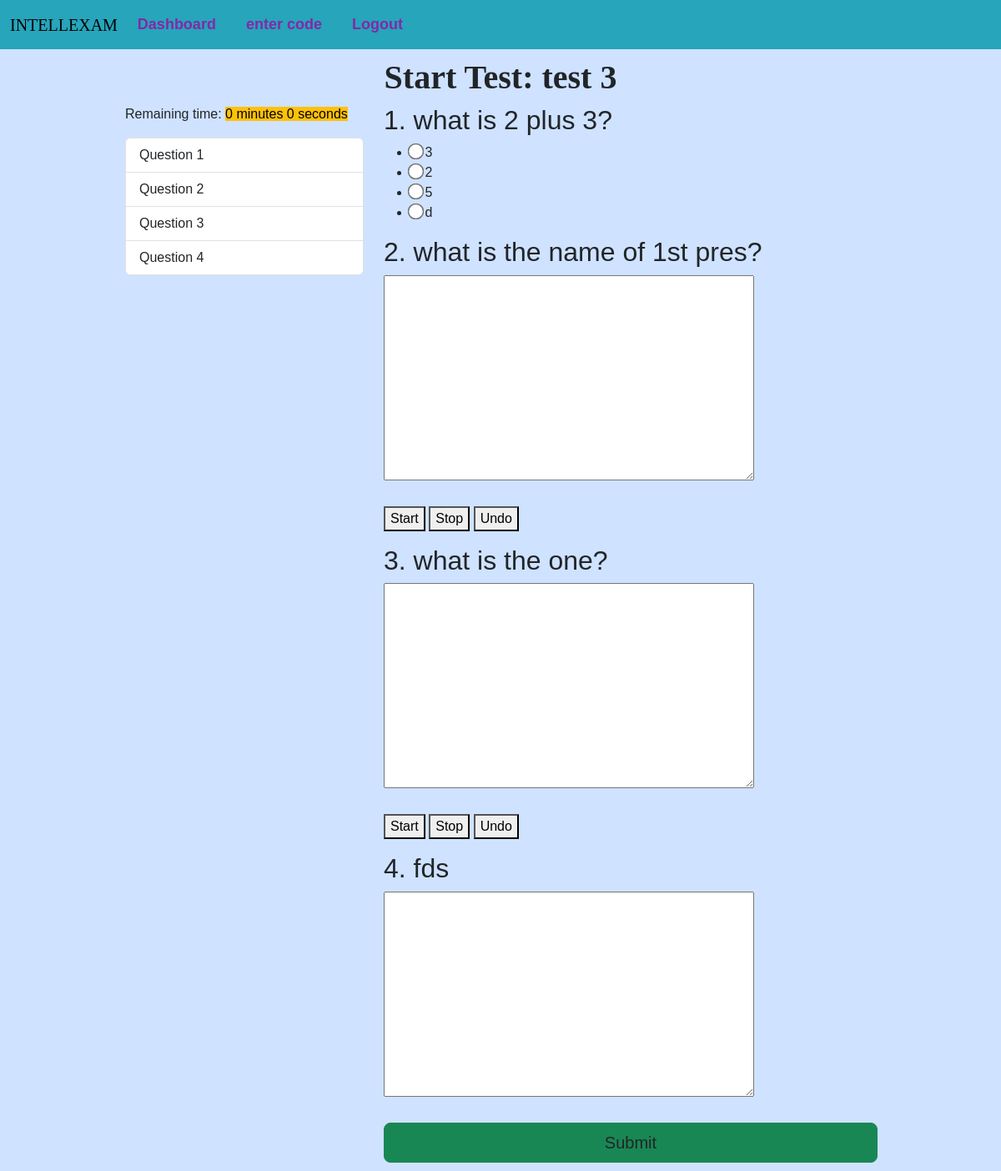
The page /start-test/8 (signed in) on the database its author committed.
### app.py (models this page shows)
class Tests(db.Model):
    test_id = db.Column(db.Integer, primary_key=True)
    title = db.Column(db.String(255))
    start_date = db.Column(db.DateTime, nullable = False)
    end_date = db.Column(db.DateTime, nullable = False)
    status = db.Column(db.String(255))
    teacher_id = db.Column(db.Integer, db.ForeignKey('users.id'))
    teacher = db.relationship('Users', backref=db.backref('tests', lazy=True))
    questions = db.relationship("Questions", backref="question_list")
    code = db.Column(db.String(6), unique=True)  # column to store the unique code
    students = db.relationship('Users', secondary='test_students', backref=db.backref('tests_registered', lazy=True))
    submissions = db.relationship('Submission', backref='test_submissions', lazy=True)

class Questions(db.Model):
    question_id = db.Column(db.Integer, primary_key=True)
    question_text = db.Column(db.String(255), nullable=False)
    question_type = db.Column(db.String(255), nullable=False)
    points = db.Column(db.Integer, nullable=False)
    option1 = db.Column(db.String(255))
    option2 = db.Column(db.String(255))
    option3 = db.Column(db.String(255))
    option4 = db.Column(db.String(255))
    correct_opt = db.Column(db.Integer)
    correct_ans = db.Column(db.String(255))
    stt = db.Column(db.Boolean)
    test_id = db.Column(db.Integer, db.ForeignKey('tests.test_id'))
    test = db.relationship('Tests', backref=db.backref('question_test', lazy=True))
    answer = db.relationship("Answers", uselist=False)

### app.py (the view)
@app.route('/start-test/<int:test_id>', methods=['GET', 'POST'])
@login_required(role="student")
def start_test(test_id):
    test = Tests.query.get_or_404(test_id)
    questions = test.questions
    for submission in test.submissions:
        if submission.student_id == current_user.id:
            flash("You have already submitted this test")
            return redirect(url_for('student_dashboard'))
    current_time = datetime.now()
    if current_time < test.start_date or current_time > test.end_date:
        flash("Test is not available at this time.")
        return redirect(url_for('student_dashboard'))
    if request.method == 'POST':
        flash("Test submitted")
        return redirect(url_for('submit_test', test_id = test_id))
    return render_template('start_test.html', test=test, questions=questions)

### app.py (called while the page is built)
@login_manager.user_loader
def load_user(user_id):
    return Users.query.get(int(user_id))

def login_required(role="ANY"):
    def wrapper(fn):
        @wraps(fn)
        def decorated_view(*args, **kwargs):
            if not current_user.is_authenticated:
               return login_manager.unauthorized()
            if ( (current_user.role != role) and (role != "ANY")):
                return login_manager.unauthorized()
            return fn(*args, **kwargs)
        return decorated_view
    return wrapper

### templates/start_test.html (shortened to what this page needs)
{% extends 'index.html' %}
{% block content %}
<h1>Start Test: {{ test.title }}</h1>
<div class="row">
    <div class="col-2 nav-column">
        <p>Remaining time: <span id="timer" class= "text-bg-warning"></span></p>
      <div id="list-example" class="list-group">
        {% for question in questions %}
        <a class="list-group-item list-group-item-action" href="#list-item-{{ question.question_id }}">Question {{ loop.index }}</a>
        {% endfor %}
      </div>
    </div>
    <div class="col-8 questions-column">
      <div data-bs-spy="scroll" data-bs-target="#list-example" data-bs-smooth-scroll="true" class="scrollspy-example" tabindex="0">
        <form id="test-form" action="{{ url_for('submit_test', test_id = test.test_id) }}" method="post">
            {% for question in questions %}
                <h2 id="list-item-{{ question.question_id }}">{{ loop.index }}. {{ question.question_text }}</h2>
                {% if question.question_type == 'multiple-choice' %}
                    <ul>
                        <li><input type="radio" style="scale: 1.5;" name="chosen_opt_{{ question.question_id }}" value="1"> {{ question.option1 }}</li>
                        <li><input type="radio" style="scale: 1.5;" name="chosen_opt_{{ question.question_id }}" value="2"> {{ question.option2 }}</li>
                        <li><input type="radio" style="scale: 1.5;" name="chosen_opt_{{ question.question_id }}" value="3"> {{ question.option3 }}</li>
                        <li><input type="radio" style="scale: 1.5;" name="chosen_opt_{{ question.question_id }}" value="4"> {{ question.option4 }}</li>
                    </ul>
                {% elif question.question_type == 'essay' and question.stt == True %}
                    <div class="speech-recognition-container">
                        <textarea rows = "10" class = "w-75 mb-4" name="answer_{{ question.question_id }}" readonly></textarea>
                        <div class="speech-controls">
                            <button  id="start_{{ question.question_id }}">Start</button>
                            <button id="stop_{{ question.question_id }}">Stop</button>
                            <button type="button" id="undo_{{ question.question_id }}">Undo</button>
                        </div>
                    </div>
                {% else %}
                    <textarea rows = "10" class = "w-75 mb-4" name="answer_{{ question.question_id }}"></textarea>
                {% endif %}
            {% endfor %}
            <br>
            <input type="submit" value="Submit" class="btn btn-success btn-block btn-lg gradient-custom-4 text-body w-100")>
        </form>
      </div>
    </div>
  </div>
{% endblock %}

### static/main.css (style rules this page uses)
body { font-family: Arial, sans-serif; margin: 0; padding: 0; }
H1 { font-family: Copperplate; font-weight: bold; font-size: 40px; text-align: center; }
.nav-column { position: fixed; left: 100; top: 50; width: 310px; }
.questions-column { margin-left: 310px; }

### rows shown on the page
Tests: title "test 3"
Questions: question_text "what is 2 plus 3?", option1 "3", option2 "2", option3 "5", option4 "d"
Questions: question_text "what is the name of 1st pres?"
Questions: question_text "what is the one?"
Questions: question_text "fds"
